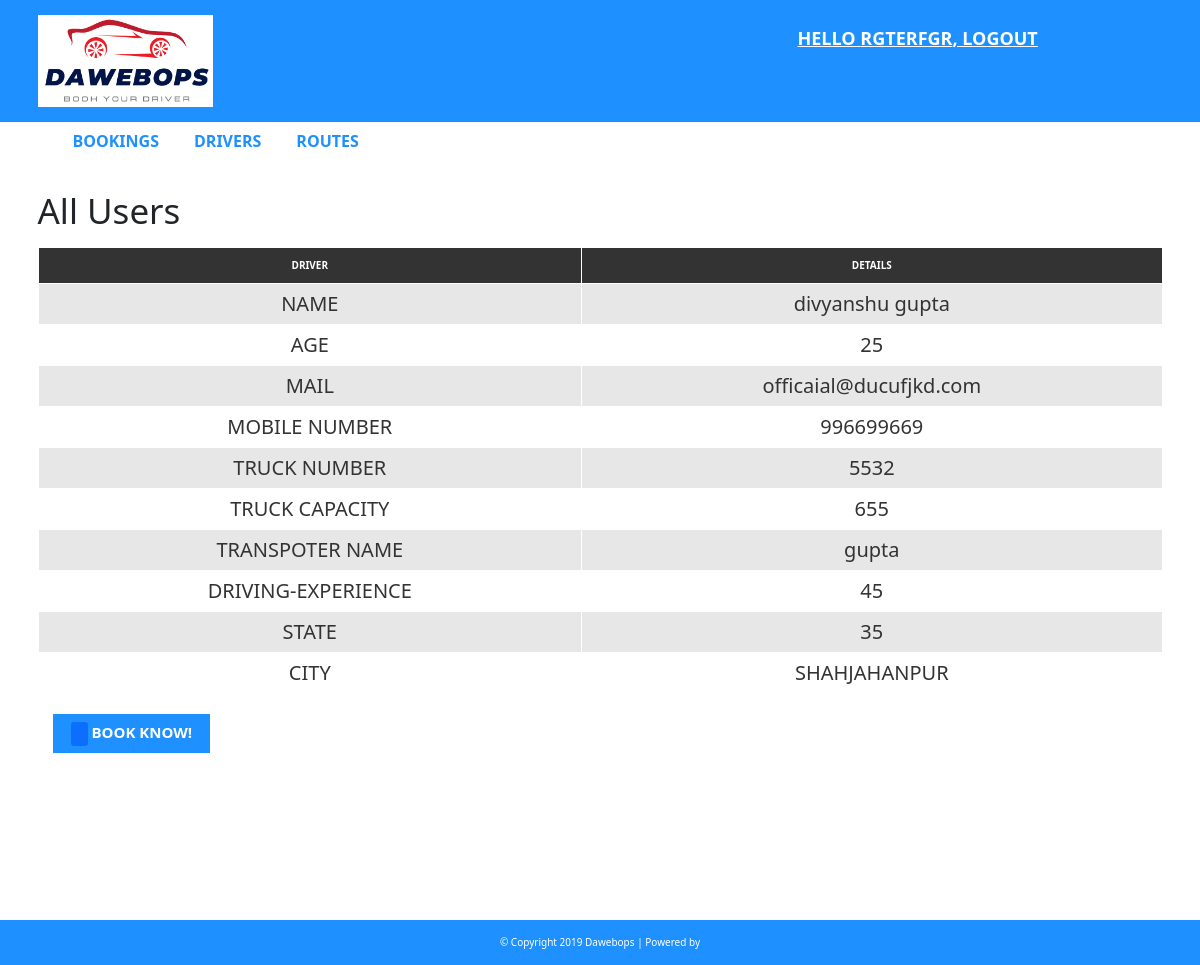
Page /admin/booking.php?id=106 (signed in) on the committed database.
### tables this page shows
CREATE TABLE `user` (
  `user_id` int(10) UNSIGNED NOT NULL,
  `name` varchar(50) NOT NULL,
  `username` varchar(30) DEFAULT NULL,
  `mail` varchar(50) NOT NULL,
  `password` varchar(40) DEFAULT NULL,
  `usertype` varchar(50) NOT NULL,
  `moblie_number` int(11) NOT NULL
);

CREATE TABLE `driver` (
  `driver_id` int(10) NOT NULL,
  `uid` int(11) NOT NULL,
  `age` int(11) NOT NULL,
  `truck_number` int(50) NOT NULL,
  `truck_capacity` int(100) NOT NULL,
  `transpoter_name` varchar(50) NOT NULL,
  `driving_experience` int(11) NOT NULL,
  `state` varchar(15) NOT NULL,
  `city` varchar(15) NOT NULL
);

### admin/booking.php (the view)
<?php
	include 'header.php';
?>
<div id="admin-content">
      <div class="container">
          <div class="row">
              <div class="col-md-10">
                  <h1 class="admin-heading">All Users</h1>
              </div>
              <div class="col-md-2">
              </div>
              <div class="col-md-12">
                <?php
                        include "config.php";
                        $user_id = $_GET['id'];
                        $sql = "SELECT user.user_id,user.name, user.mail,user.moblie_number,driver.age,driver.truck_number,driver.truck_capacity,driver.transpoter_name,driver.driving_experience,driver.state,driver.city FROM user
                        LEFT JOIN driver ON driver.uid = user.user_id
                        WHERE user.user_id = {$user_id}";
                        $result = mysqli_query($conn, $sql) or die("Query Failed.");
                        if(mysqli_num_rows($result) > 0){
                          while($row = mysqli_fetch_assoc($result)) {
                      ?>
                  <table class="content-table">
                      <thead>
                          <th>DRIVER</th>
                          <th>DETAILS</th>
                      </thead>
                      <tbody>
                          <tr>
                              <td>NAME</td>
                              <td style="text-align: center;"><?php echo $row['name']; ?></td>
                          </tr>
                          <tr>
                              <td>AGE</td>
                              <td style="text-align: center;"><?php echo $row['age']; ?></td>
                          </tr><tr>
                              <td>MAIL</td>
                              <td style="text-align: center;"><?php echo $row['mail']; ?></td>
                          </tr><tr>
                              <td>MOBILE NUMBER</td>
                              <td style="text-align: center;"><?php echo $row['moblie_number']; ?></td>
                          </tr><tr>
                              <td>TRUCK NUMBER</td>
                              <td style="text-align: center;"><?php echo $row['truck_number']; ?></td>
                          </tr><tr>
                              <td>TRUCK CAPACITY</td>
                              <td style="text-align: center;"><?php echo $row['truck_capacity']; ?></td>
                          </tr><tr>
                              <td>TRANSPOTER NAME</td>
                              <td style="text-align: center;"><?php echo $row['transpoter_name']; ?></td>
                          </tr><tr>
                              <td>DRIVING-EXPERIENCE</td>
                              <td style="text-align: center;"><?php echo $row['driving_experience']; ?></td>
                          </tr><tr>
                              <td>STATE</td>
                              <td style="text-align: center;"><?php echo $row['state']; ?></td>
                          </tr><tr>
                              <td>CITY</td>
                              <td style="text-align: center;"><?php echo $row['city']; ?></td>
                          </tr>
                      </tbody>
                  </table>
           <div class="col-md-2" >
                     <a style="text-decoration: none;" class="add-new" href=""><input type="submit" name="submit" class="btn btn-primary" value="" required />
Book KNOW!</a>
              </div>
                  <?php
                          }
                        }else{
                          echo "<h2>No Record Found.</h2>";
                        }
                        ?>
              </div>
          </div>
      </div>
  </div>
<?php
	include 'footer.php';
?>

### admin/css/css/style.css (style rules this page uses)
body { background: #f1f1f1; font-family: sans-serif,arial,Helvetica; }
a, a:hover, a:focus { text-decoration: none; outline: none; }
#admin-content { padding: 20px 0; min-height: 750px; }
#admin-content .admin-heading { font-size: 35px; margin: 0 0 15px; }
#admin-content .add-new { color: #fff; background-color: #1E90FF; font-size: 15px; font-weight: 600; text-align: center; text-transform: uppercase; padding: 7px 10px; display: block; transition: all 0.3s; }
#admin-content .content-table { border: 1px solid #000; width: 100%; margin: 0 0 20px; }
#admin-content .content-table thead { color: #fff; background-color: #333; }
#admin-content .content-table th { padding: 10px; border: 1px solid #fff; font-weight: 600; text-align: center; text-transform: uppercase; }
#admin-content .content-table tbody { color: #333; }
#admin-content .content-table tbody tr { background-color: #e7e7e7; }
#admin-content .content-table tbody tr:nth-child(even) { background-color: transparent; }
#admin-content .content-table tbody td { padding: 5px; border: 1px solid #fff; text-align: center; font-size: 20px; }
#admin-content .content-table tbody td:nth-child(2) { text-align: left; }

### rows in the picture
user: name "divyanshu gupta", driver.age "25", mail "officaial@ducufjkd.com", moblie_number "996699669", driver.truck_number "5532", driver.truck_capacity "655", driver.transpoter_name "gupta", driver.driving_experience "45", driver.state "35", driver.city "SHAHJAHANPUR"

### other values in the picture
$_SESSION["username"] "RGTERFGR"
